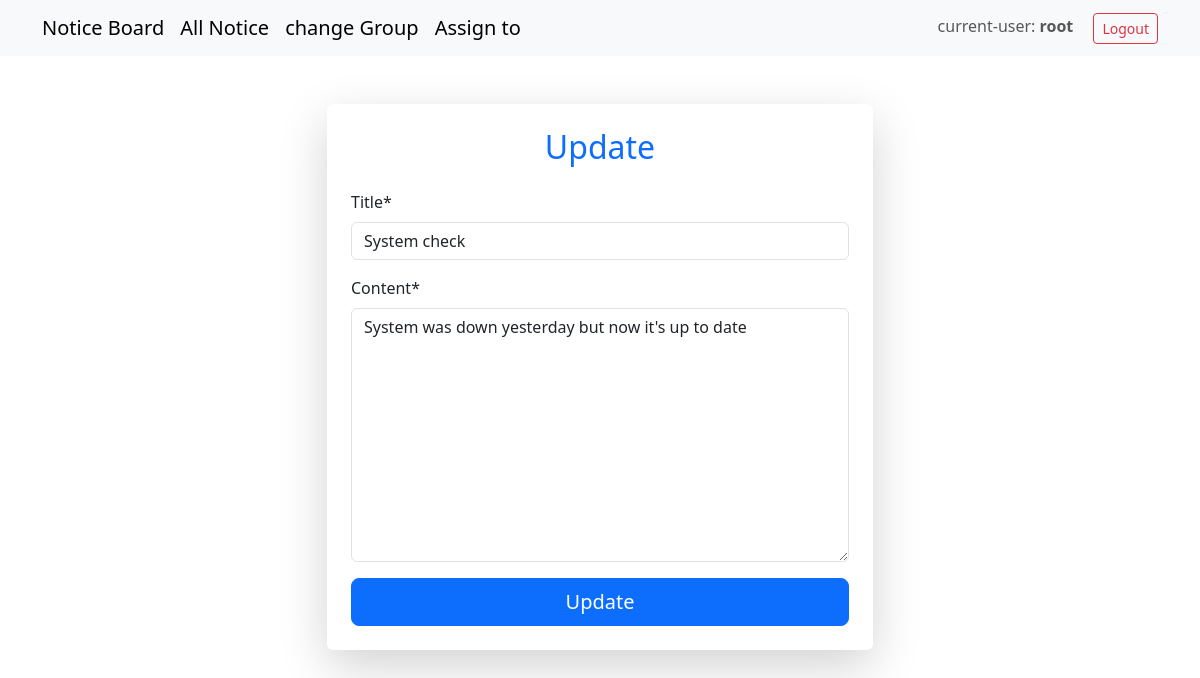
The page /update/25/ (signed in) on the database its author committed.
### classroom/models.py (models this page shows)
class Notice(models.Model):
    title = models.CharField(max_length=100)
    content = models.TextField()
    date_posted = models.DateTimeField(auto_now_add=True)
    author = models.ForeignKey(User, on_delete=models.CASCADE, related_name='notices')

### classroom/views.py (the view)
# urls.py: path('update/<int:pk>/', views.notice_update, name='notice_update'),
@object_permission_required('classroom.change_notice', Notice)
def notice_update(request, pk):
    notice = Notice.objects.get(pk=pk)
    if request.method == 'POST':
        form = NoticeForm(request.POST, instance=notice)
        if form.is_valid():
            form.save()
            return redirect('notice_list')
    else:
        form = NoticeForm(instance=notice)
    return render(request, 'classroom/notice_update.html', {'form': form})

### classroom/forms.py
class NoticeForm(forms.ModelForm):
    class Meta:
        model = Notice
        fields = ['title', 'content']

### classroom/utils.py (called while the page is built, shortened)
def object_permission_required(permission, model, lookup_field='id', obj_kwarg='pk'):
    def decorator(view_func):
        @wraps(view_func)
        def _wrapped_view(request, *args, **kwargs):
            obj_id = kwargs.get(obj_kwarg)
            if obj_id is None:
                return HttpResponseBadRequest(f"Missing required parameter: {obj_kwarg}")
            obj = get_object_or_404(model, **{lookup_field: obj_id})
            privileged_groups = {'Professor', 'Principal', 'DB_admin'}
            if request.user.groups.filter(name__in=privileged_groups).exists():
                return view_func(request, *args, **kwargs)
        return _wrapped_view
    return decorator

### classroom/templates/classroom/notice_update.html (shortened to what this page needs)
{% extends "classroom/base.html" %}
{% load crispy_forms_tags %}
{% block content %}
<div class="container mt-5">
    <div class="row justify-content-center">
        <div class="col-md-6">
            <div class="card shadow-lg p-4 rounded border-0">
                <h2 class="text-center mb-4 text-primary">Update</h2>
                <form method="post" class="needs-validation" novalidate>
                    {{ form|crispy }}
                    <div class="d-grid gap-2 mt-3">
                        <button type="submit" class="btn btn-primary btn-lg">Update</button>
                    </div>
                </form>
            </div>
        </div>
    </div>
</div>
{% endblock %}

### classroom/templates/classroom/base.html (shortened to what this page needs)
{% load filter_group %}
<!DOCTYPE html>
<html lang="en">
<head>
    <link rel="stylesheet" href="https://cdn.jsdelivr.net/npm/bootstrap@5.3.0/dist/css/bootstrap.min.css">
</head>
<body>
    <nav class="navbar navbar-expand-lg navbar-light bg-light">
        <div class="container">
            {% if user.is_authenticated %}
                <a class="navbar-brand" href="#">Notice Board</a>
                <a class="navbar-brand" href="{% url "notice_list" %}">All Notice</a>
                    <a class="navbar-brand" href="{% url "groups" %}">change Group</a>
                <a class="navbar-brand" href="{% url "assign_notice" %}">Assign to</a>
            {% endif %}
            <div class="ms-auto">
                {% if user.is_authenticated %}
                    <span class="navbar-text me-3">current-user: <strong>{{ user.username }}</strong></span>
                    <form action="{% url 'logout' %}" method="post" class="d-inline">
                        <button type="submit" class="btn btn-outline-danger btn-sm">Logout</button>
                    </form>
                {% else %}
                    <a href="{% url 'login' %}" class="btn btn-outline-primary btn-sm">Login</a>
                {% endif %}
            </div>
        </div>
    </nav>
    {% block content %}{% endblock %}
</body>
</html>

### rows shown on the page
Notice: title "System check", content "System was down yesterday but now it's up to date"

### other values the page prints
{{ user.username }} "root"
